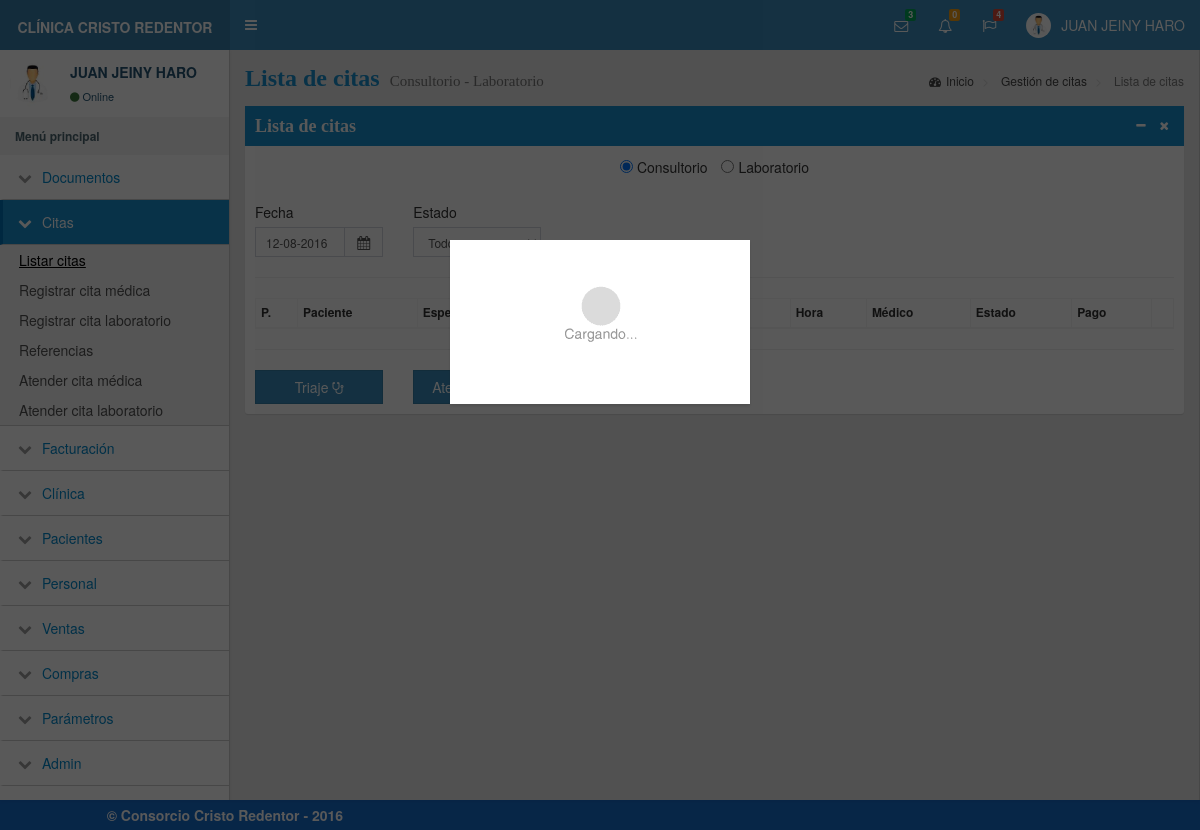
Screenshot of /modulos/citas/listar_citas.php (signed in) with the database file from the repository.
### tables this page shows
CREATE TABLE modules (
  id int NOT NULL PRIMARY KEY,
  nombre VARCHAR(35) NOT NULL,
  folder VARCHAR(35) NOT NULL
);

CREATE TABLE items (
  id int AUTO_INCREMENT PRIMARY KEY,
  module_id int NOT NULL,
  nombre VARCHAR(55) NOT NULL,
  file VARCHAR(55) NOT NULL,
  FOREIGN KEY (module_id) REFERENCES modules(id)
);

### modulos/general/validar_sesion.php (called while the page is built, shortened)
<?php
$full_name = $_SESSION['full_name'];

### modulos/general/izquierda_menu.php (the view, shortened to what this page needs)
<aside class="main-sidebar">
    <div class="user-panel">
        <div class="pull-left image">
            <img src="../../img/doctor.JPG" class="img-circle" alt="User Image">
        </div>
        <div class="pull-left info" style="color:#245573 !important">
            <p><?= $full_name ?></p>
            <a href="#" style="color:#245573 !important"><i class="fa fa-circle text-success"></i>Online</a>
        </div>
    </div>
    <section class="sidebar">
        <ul class="sidebar-menu">
            <li class="header"><strong>Menú principal</strong></li>
            <?php
            $query = 'SELECT id, nombre, folder FROM modules';
            $result_set = mysqli_query($con, $query);
            $modules = $result_set->fetch_all();
            foreach ($modules as $module):
                $query = 'SELECT I.nombre, I.file FROM items I INNER JOIN permissions P ON P.item_id=I.id WHERE module_id = ' . $module[0];
                $result_set_items = mysqli_query($con, $query);
                $items = $result_set_items->fetch_all();
                if (sizeof($items) > 0) {
            ?>
                    <li class="treeview">
                        <a href="#">
                            <i class="fa fa-chevron-down"></i>
                            <span><?= $module[1] ?></span>
                        </a>
                        <ul class="treeview-menu">
                            <?php foreach ($items as $item): ?>
                                <li class="treeview">
                                    <a href="../<?= $module[2] ?>/<?= $item[1] ?>.php">
                                        <span><?= $item[0] ?></span>
                                    </a>
                                </li>
                            <?php endforeach; ?>
                        </ul>
                    </li>
            <?php
                }
            endforeach;
            ?>
        </ul>
    </section>
</aside>

### modulos/css/style.css (style rules this page uses)
body { background-color: #F3F3F3; }
.header { margin-bottom: 20px; }

### rows the page displays
modules: nombre "Documentos"
modules: nombre "Citas"
items: nombre "Listar citas"
items: nombre "Registrar cita médica"
items: nombre "Registrar cita laboratorio"
items: nombre "Referencias"
items: nombre "Atender cita médica"
items: nombre "Atender cita laboratorio"
modules: nombre "Facturación"
modules: nombre "Clínica"
modules: nombre "Pacientes"
modules: nombre "Personal"
modules: nombre "Ventas"
modules: nombre "Compras"
modules: nombre "Parámetros"
modules: nombre "Admin"

### other values shown
$pending_users_count "0"
$full_name "JUAN JEINY HARO"
